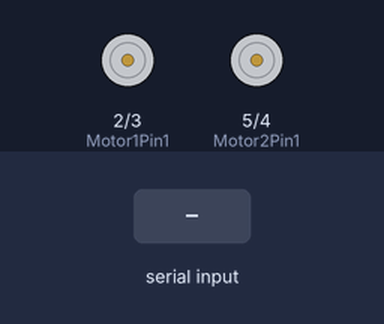
Bench run of a sketch on a simulated Arduino Uno, built with avr-gcc and run on an emulated ATmega328P. Parts: motor-driver pin pairs drawn as motors (green arrow = first pin HIGH = forward, orange = second pin HIGH = backward, longer = more drive). Inputs (shaded band) come from the test bench. What the sketch prints to the serial monitor is not drawn.

Above: at 1.2 s.
1.3 s: "F" received over Serial
At 2.4 s:
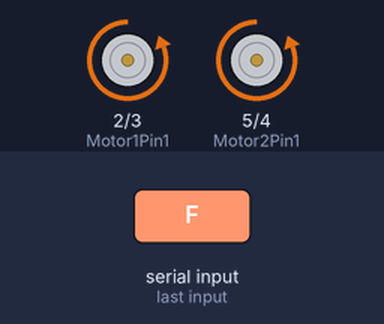
2.8 s: "B" received over Serial
At 3.6 s:
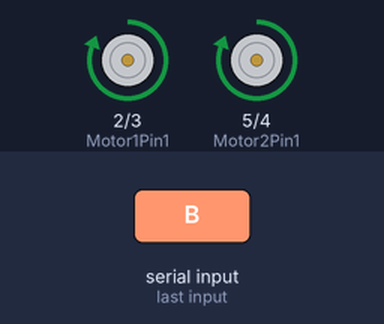
4.3 s: "L" received over Serial
At 4.8 s:
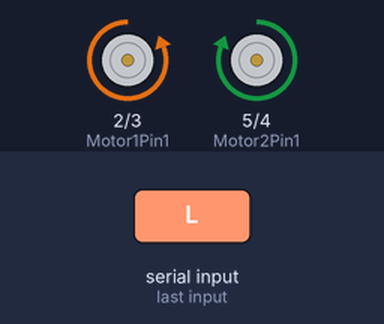
5.8 s: "R" received over Serial
At 7.0 s:
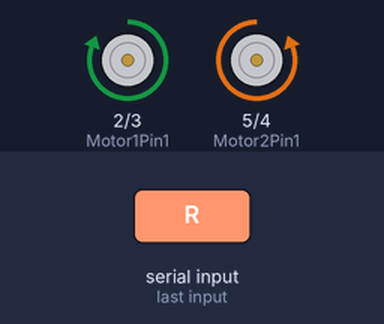
Timing chart, 0 to 8.3 s (numbered marks = the images above; inputs shaded):
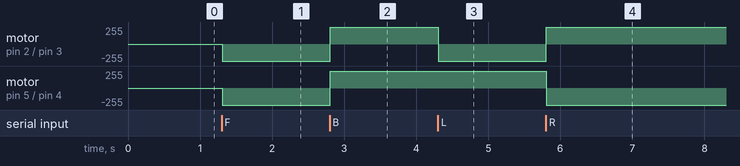

The sketch:

bt-car.ino
```cpp
const int Motor1Pin1 = 2;  // left motor pins
const int Motor1Pin2 = 3;


const int Motor2Pin2 =4;
const int Motor2Pin1 = 5;


char incByte; // bluetooth data read


void setup(){

  Serial.begin(9600);
  pinMode(Motor1Pin1, OUTPUT);
  pinMode(Motor1Pin2, OUTPUT);
  pinMode(Motor2Pin1, OUTPUT);
  pinMode(Motor2Pin2, OUTPUT);


}


void loop(){


  if(Serial.available()>0){

    incByte = Serial.read();
  }


  Serial.println(incByte);

  //conditions from android device

 if(incByte == 'F'){ moveForward(); }

 if(incByte == 'B'){   moveBackward();  }

 if(incByte == 'L'){    moveLeft(); }

 if(incByte == 'R'){   moveRight();  }

 else if(incByte == 'n'){   moveStop();  }


}


//functions for different modes


void moveBackward(){

  digitalWrite(Motor1Pin1, HIGH);
  digitalWrite(Motor1Pin2, LOW);
  digitalWrite(Motor2Pin1, HIGH);
  digitalWrite(Motor2Pin2, LOW);
}

void moveForward(){

  digitalWrite(Motor1Pin1, LOW);
  digitalWrite(Motor1Pin2, HIGH);
  digitalWrite(Motor2Pin1, LOW);
  digitalWrite(Motor2Pin2, HIGH);
}

void moveLeft(){

  digitalWrite(Motor1Pin2, HIGH);
  digitalWrite(Motor1Pin1, LOW);//
  digitalWrite(Motor2Pin1, HIGH);
  digitalWrite(Motor2Pin2,LOW);
}

void moveRight(){

  digitalWrite(Motor1Pin2, LOW);
  digitalWrite(Motor1Pin1, HIGH);
  digitalWrite(Motor2Pin1, LOW); //
  digitalWrite(Motor2Pin2, HIGH);
}


void moveStop(){

  digitalWrite(Motor1Pin1, LOW);
  digitalWrite(Motor1Pin2, LOW);
  digitalWrite(Motor2Pin1, LOW);
  digitalWrite(Motor2Pin2, LOW);
}
```

Measured:
- after the input at 1.3 s, motor on pin 2 (Motor1Pin1) / pin 3 (Motor1Pin2), motor on pin 5 (Motor2Pin1) / pin 4 (Motor2Pin2): stopped → backward 255/255 at once
- after the input at 2.8 s, motor on pin 2 (Motor1Pin1) / pin 3 (Motor1Pin2), motor on pin 5 (Motor2Pin1) / pin 4 (Motor2Pin2): backward 255/255 → forward 255/255 at once
- after the input at 4.3 s, motor on pin 2 (Motor1Pin1) / pin 3 (Motor1Pin2): forward 255/255 → backward 255/255 at once
- after the input at 5.8 s, motor on pin 2 (Motor1Pin1) / pin 3 (Motor1Pin2): backward 255/255 → forward 255/255 at once; motor on pin 5 (Motor2Pin1) / pin 4 (Motor2Pin2): forward 255/255 → backward 255/255 at once
